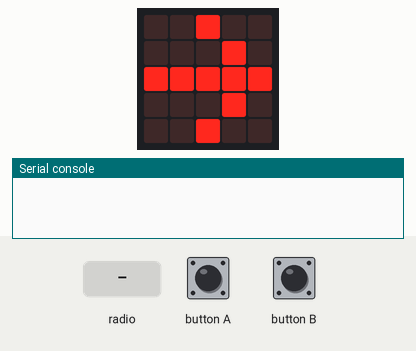
Simulated run of this program. Board: BBC micro:bit running MicroPython. Shown: the board's 5×5 LED display, the last lines printed to the serial console. Inputs (shaded band) come from the test bench. No radio messages arrive unless stated (any console line starting 'radio sent:' is added by the test bench).

Above: at 1.2 s.
1.3 s: button B pressed for 0.15 s
At 2.3 s:
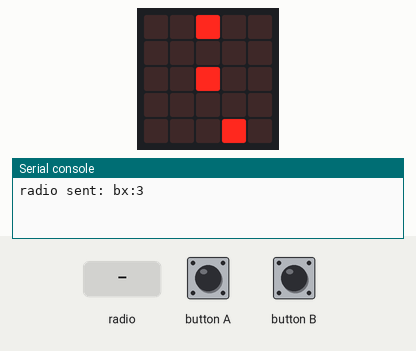
2.9 s: button A pressed for 0.15 s
At 3.5 s:
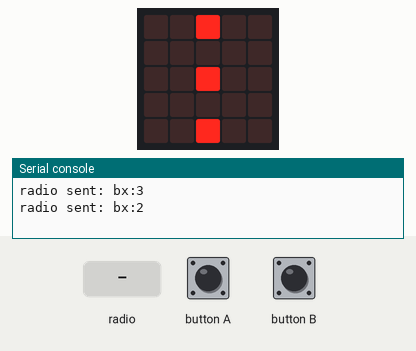
4.5 s: radio message "GAME OVER" arrives
At 5.8 s:
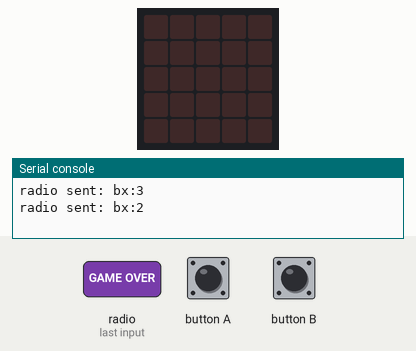
Timing chart, 0 to 7.5 s (numbered marks = the images above; inputs shaded):
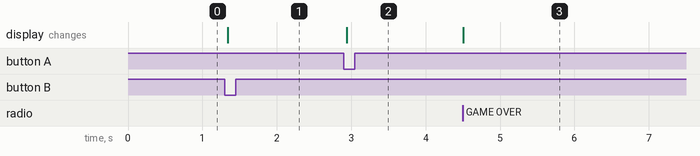

The program:

Pong_Player_B.py
```python
from microbit import *
import radio

a_bat = 2
b_bat = 2
ball_x = 2
ball_y = 2
ball_brightness = 9
playing = False

display.show(Image.ARROW_E,wait=False)
while not playing:
    if button_b.is_pressed():
        playing = True
        display.clear()

radio.on()

while playing:
    display.set_pixel(a_bat,0,9)
    display.set_pixel(b_bat,4,9)
    display.set_pixel(ball_x,ball_y,ball_brightness)

    if button_a.was_pressed():
        display.set_pixel(b_bat,4,0)
        b_bat -= 1
        if b_bat < 0:
            b_bat = 0
        radio.send('bx:'+str(b_bat)) #e.g. bx:2

    if button_b.was_pressed():
        display.set_pixel(b_bat,4,0)
        b_bat += 1
        if b_bat > 4:
            b_bat = 4
        radio.send('bx:'+str(b_bat))

    msg = radio.receive()
    if msg:
        if msg.startswith('ax:'):
            display.set_pixel(a_bat,0,0)
            a_bat = 4-int(msg[-1])

        if msg.startswith('x:'):
            display.set_pixel(ball_x,ball_y,0)
            ball_x,ball_y = 4-int(msg[2]),4-int(msg[-1])

        if msg == 'GAME OVER':
            display.clear()
            playing = False
            break
```

Measured:
- after the input at 1.3 s, the display: changes at once (image 1)
- after the input at 2.9 s, the display: changes at once (image 2)
- after the input at 4.5 s, the display: changes at once (image 3)
